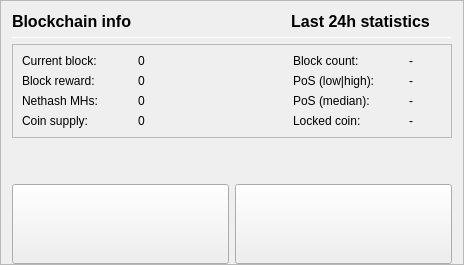
                   <widget class="QFrame" name="frameBlockchainInfo">
                    <property name="frameShape">
                     <enum>QFrame::StyledPanel</enum>
                    </property>
                    <property name="frameShadow">
                     <enum>QFrame::Raised</enum>
                    </property>
                    <layout class="QVBoxLayout" name="verticalLayout_18">
                     <property name="bottomMargin">
                      <number>0</number>
                     </property>
                     <item>
                      <layout class="QHBoxLayout">
                       <item>
                        <widget class="QLabel" name="label_blockchaininfo">
                         <property name="font">
                          <font>
                           <pointsize>12</pointsize>
                           <weight>75</weight>
                           <bold>true</bold>
                          </font>
                         </property>
                         <property name="text">
                          <string>Blockchain info</string>
                         </property>
                         <property name="alignment">
                          <set>Qt::AlignLeading</set>
                         </property>
                        </widget>
                       </item>
                       <item>
                        <spacer name="horizontalSpacer_6">
                         <property name="orientation">
                          <enum>Qt::Horizontal</enum>
                         </property>
                         <property name="sizeType">
                          <enum>QSizePolicy::Expanding</enum>
                         </property>
                         <property name="sizeHint" stdset="0">
                          <size>
                           <width>40</width>
                           <height>16</height>
                          </size>
                         </property>
                        </spacer>
                       </item>
                       <item>
                        <widget class="QLabel" name="label_24hblockchaininfo">
                         <property name="font">
                          <font>
                           <pointsize>12</pointsize>
                           <weight>75</weight>
                           <bold>true</bold>
                          </font>
                         </property>
                         <property name="text">
                          <string>Last 24h statistics     </string>
                         </property>
                         <property name="alignment">
                          <set>Qt::AlignRight</set>
                         </property>
                        </widget>
                       </item>
                      </layout>
                     </item>
                     <item>
                      <widget class="Line" name="line_Balance">
                       <property name="minimumSize">
                        <size>
                         <width>0</width>
                         <height>1</height>
                        </size>
                       </property>
                       <property name="maximumSize">
                        <size>
                         <width>16777215</width>
                         <height>1</height>
                        </size>
                       </property>
                       <property name="orientation">
                        <enum>Qt::Horizontal</enum>
                       </property>
                      </widget>
                     </item>
                     <item>
                      <widget class="QFrame" name="frameBlockchainInfoData">
                       <property name="frameShape">
                        <enum>QFrame::StyledPanel</enum>
                       </property>
                       <property name="frameShadow">
                        <enum>QFrame::Raised</enum>
                       </property>
                       <layout class="QGridLayout" name="gridLayout_3">
                        <item row="0" column="0">
                         <widget class="QLabel" name="label_CurrentBlock">
                          <property name="minimumSize">
                           <size>
                            <width>110</width>
                            <height>0</height>
                           </size>
                          </property>
                          <property name="maximumSize">
                           <size>
                            <width>130</width>
                            <height>16777215</height>
                           </size>
                          </property>
                          <property name="text">
                           <string>Current block:</string>
                          </property>
                          <property name="alignment">
                           <set>Qt::AlignVCenter</set>
                          </property>
                         </widget>
                        </item>
                        <item row="0" column="1">
                         <widget class="QLabel" name="label_CurrentBlock_value">
                          <property name="minimumSize">
                           <size>
                            <width>110</width>
                            <height>0</height>
                           </size>
                          </property>
                          <property name="maximumSize">
                           <size>
                            <width>130</width>
                            <height>16777215</height>
                           </size>
                          </property>
                          <property name="text">
                           <string>0</string>
                          </property>
                          <property name="alignment">
                           <set>Qt::AlignVCenter</set>
                          </property>
                         </widget>
                        </item>
                        <item row="0" column="2">
                         <widget class="QLabel" name="label_spacer">
                          <property name="minimumSize">
                           <size>
                            <width>0</width>
                            <height>0</height>
                           </size>
                          </property>
                          <property name="maximumSize">
                           <size>
                            <width>16777215</width>
                            <height>16777215</height>
                           </size>
                          </property>
                          <property name="text">
                           <string/>
                          </property>
                         </widget>
                        </item>
                        <item row="0" column="3">
                         <widget class="QLabel" name="label_24hBlock">
                          <property name="minimumSize">
                           <size>
                            <width>110</width>
                            <height>0</height>
                           </size>
                          </property>
                          <property name="maximumSize">
                           <size>
                            <width>130</width>
                            <height>16777215</height>
                           </size>
                          </property>
                          <property name="text">
                           <string>Block count:</string>
                          </property>
                          <property name="alignment">
                           <set>Qt::AlignVCenter</set>
                          </property>
                         </widget>
                        </item>
                        <item row="0" column="4">
                         <widget class="QLabel" name="label_24hBlock_value">
                          <property name="minimumSize">
                           <size>
                            <width>0</width>
                            <height>0</height>
                           </size>
                          </property>
                          <property name="maximumSize">
                           <size>
                            <width>100</width>
                            <height>16777215</height>
                           </size>
                          </property>
                          <property name="text">
                           <string>-</string>
                          </property>
                          <property name="alignment">
                           <set>Qt::AlignVCenter</set>
                          </property>
                         </widget>
                        </item>
                        <item row="1" column="0">
                         <widget class="QLabel" name="label_CurrentBlockReward">
                          <property name="text">
                           <string>Block reward:</string>
                          </property>
                          <property name="alignment">
                           <set>Qt::AlignVCenter</set>
                          </property>
                         </widget>
                        </item>
                        <item row="1" column="1">
                         <widget class="QLabel" name="label_CurrentBlockReward_value">
                          <property name="text">
                           <string>0</string>
                          </property>
                          <property name="alignment">
                           <set>Qt::AlignVCenter</set>
                          </property>
                         </widget>
                        </item>
                        <item row="1" column="3">
                         <widget class="QLabel" name="label_24hPoS">
                          <property name="toolTip">
                           <string>Average value of 100 max/min inputs in the last 24 hours</string>
                          </property>
                          <property name="text">
                           <string>PoS (low|high):</string>
                          </property>
                          <property name="alignment">
                           <set>Qt::AlignVCenter</set>
                          </property>
                         </widget>
                        </item>
                        <item row="1" column="4">
                         <widget class="QLabel" name="label_24hPoS_value">
                          <property name="text">
                           <string>-</string>
                          </property>
                          <property name="alignment">
                           <set>Qt::AlignVCenter</set>
                          </property>
                         </widget>
                        </item>
                        <item row="2" column="0">
                         <widget class="QLabel" name="label_Nethash">
                          <property name="text">
                           <string>Nethash MHs:</string>
                          </property>
                          <property name="alignment">
                           <set>Qt::AlignVCenter</set>
                          </property>
                         </widget>
                        </item>
                        <item row="2" column="1">
                         <widget class="QLabel" name="label_Nethash_value">
                          <property name="text">
                           <string>0</string>
                          </property>
                          <property name="alignment">
                           <set>Qt::AlignVCenter</set>
                          </property>
                         </widget>
                        </item>
                        <item row="2" column="3">
                         <widget class="QLabel" name="label_24hPoSMedian">
                          <property name="toolTip">
                           <string>Median value of all PoS inputs in the last 24 hours</string>
                          </property>
                          <property name="text">
                           <string>PoS (median):</string>
                          </property>
                          <property name="alignment">
                           <set>Qt::AlignVCenter</set>
                          </property>
                         </widget>
                        </item>
                        <item row="2" column="4">
                         <widget class="QLabel" name="label_24hPoSMedian_value">
                          <property name="text">
                           <string>-</string>
                          </property>
                          <property name="alignment">
                           <set>Qt::AlignVCenter</set>
                          </property>
                         </widget>
                        </item>
                        <item row="3" column="0">
                         <widget class="QLabel" name="label_Supply">
                          <property name="text">
                           <string>Coin supply:</string>
                          </property>
                          <property name="alignment">
                           <set>Qt::AlignVCenter</set>
                          </property>
                         </widget>
                        </item>
                        <item row="3" column="1">
                         <widget class="QLabel" name="label_Supply_value">
                          <property name="text">
                           <string>0</string>
                          </property>
                          <property name="alignment">
                           <set>Qt::AlignVCenter</set>
                          </property>
                         </widget>
                        </item>
                        <item row="3" column="3">
                         <widget class="QLabel" name="label_LockedCoin">
                          <property name="text">
                           <string>Locked coin:</string>
                          </property>
                          <property name="alignment">
                           <set>Qt::AlignVCenter</set>
                          </property>
                         </widget>
                        </item>
                        <item row="3" column="4">
                         <widget class="QLabel" name="label_LockedCoin_value">
                          <property name="text">
                           <string>-</string>
                          </property>
                          <property name="alignment">
                           <set>Qt::AlignVCenter</set>
                          </property>
                         </widget>
                        </item>
                       </layout>
                      </widget>
                     </item>
                     <item>
                      <spacer name="verticalSpacer">
                       <property name="orientation">
                        <enum>Qt::Vertical</enum>
                       </property>
                       <property name="sizeHint" stdset="0">
                        <size>
                         <width>20</width>
                         <height>40</height>
                        </size>
                       </property>
                      </spacer>
                     </item>
                     <item>
                      <layout class="QHBoxLayout" name="horizontalLayout_3">
                       <property name="spacing">
                        <number>6</number>
                       </property>
                       <property name="bottomMargin">
                        <number>0</number>
                       </property>
                       <item>
                        <widget class="QPushButton" name="pushButton_Twitch">
                         <property name="minimumSize">
                          <size>
                           <width>217</width>
                           <height>80</height>
                          </size>
                         </property>
                         <property name="maximumSize">
                          <size>
                           <width>217</width>
                           <height>80</height>
                          </size>
                         </property>
                         <property name="cursor">
                          <cursorShape>PointingHandCursor</cursorShape>
                         </property>
                         <property name="styleSheet">
                          <string notr="true"/>
                         </property>
                         <property name="text">
                          <string/>
                         </property>
                         <property name="icon">
                          <iconset>
                           <normaloff>:/icons/twitch</normaloff>:/icons/twitch</iconset>
                         </property>
                         <property name="iconSize">
                          <size>
                           <width>217</width>
                           <height>80</height>
                          </size>
                         </property>
                        </widget>
                       </item>
                       <item>
                        <widget class="QPushButton" name="pushButton_Twitter">
                         <property name="minimumSize">
                          <size>
                           <width>217</width>
                           <height>80</height>
                          </size>
                         </property>
                         <property name="maximumSize">
                          <size>
                           <width>217</width>
                           <height>80</height>
                          </size>
                         </property>
                         <property name="cursor">
                          <cursorShape>PointingHandCursor</cursorShape>
                         </property>
                         <property name="styleSheet">
                          <string notr="true"/>
                         </property>
                         <property name="text">
                          <string/>
                         </property>
                         <property name="icon">
                          <iconset>
                           <normaloff>:/icons/twitter</normaloff>:/icons/twitter</iconset>
                         </property>
                         <property name="iconSize">
                          <size>
                           <width>217</width>
                           <height>80</height>
                          </size>
                         </property>
                        </widget>
                       </item>
                      </layout>
                     </item>
                    </layout>
                   </widget>
